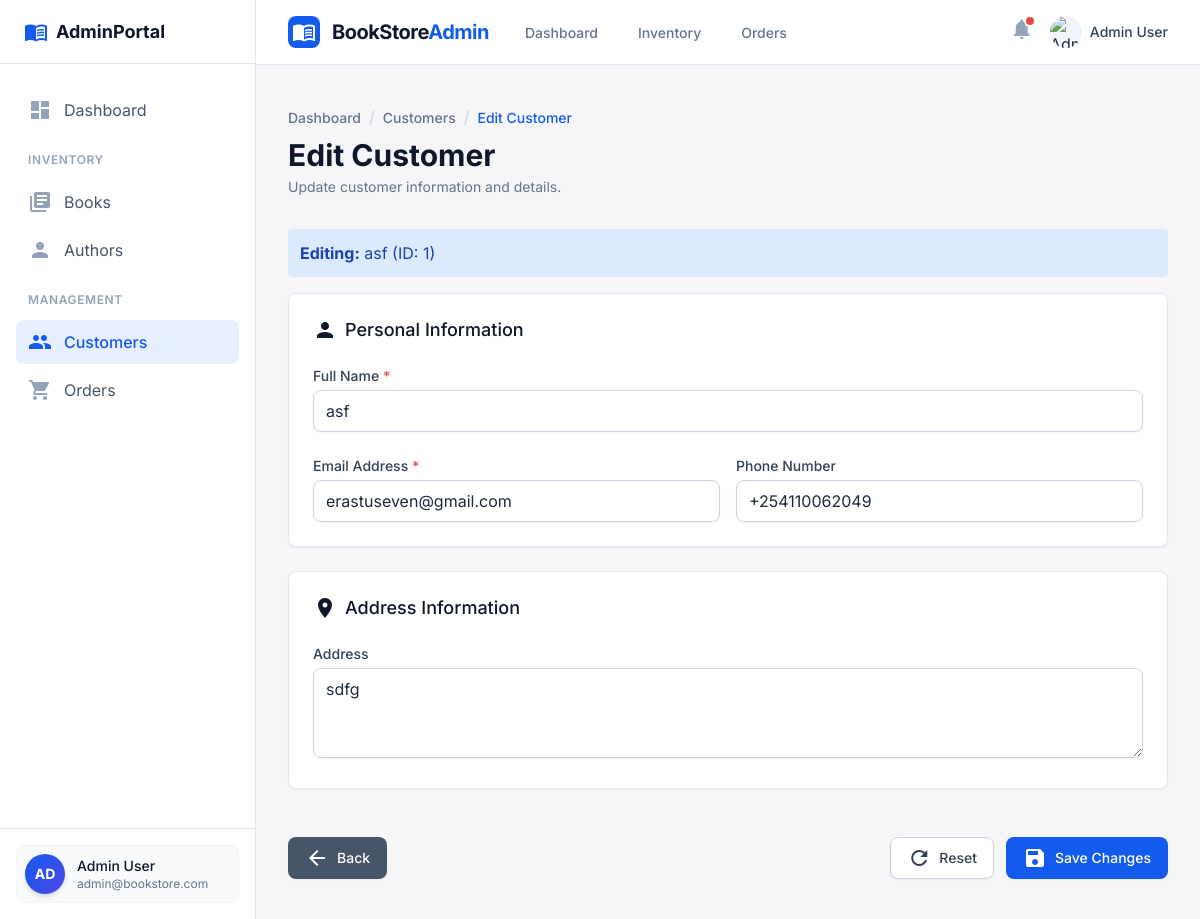
/index.php?page=editcustomer&id=1, run on the app's committed database.
### tables this page shows
CREATE TABLE CUSTOMERS (
    CUSTOMER_ID INTEGER PRIMARY KEY AUTOINCREMENT,
    NAME TEXT NOT NULL,
    EMAIL TEXT NOT NULL UNIQUE,
    PHONE TEXT,
    ADDRESS TEXT
);

### controllers/CustomerController.php (called while the page is built, shortened)
<?php
require_once __DIR__ . '/../db.php';
function getCustomerById($id) {
    global $pdo;
    $stmt = $pdo->prepare('SELECT * FROM CUSTOMERS WHERE CUSTOMER_ID = ?');
    $stmt->execute([$id]);
    return $stmt->fetch(PDO::FETCH_ASSOC);
}

### views/EditCustomer.php (the view, shortened to what this page needs)
<?php
require_once __DIR__ . '/../controllers/CustomerController.php';
$customer = null;
if (!isset($_GET['id'])) {
    $error = 'No customer selected.';
} else {
    $customer = getCustomerById(intval($_GET['id']));
}
?>
<!DOCTYPE html>
<html lang="en"><head>
<script src="https://cdn.tailwindcss.com?plugins=forms,container-queries"></script>
<script id="tailwind-config">
        tailwind.config = {
            darkMode: "class",
            theme: {
                extend: {
                    colors: {
                        "primary": "#135bec",
                        "primary-hover": "#104bc7",
                        "primary-light": "rgba(19, 91, 236, 0.1)",
                        "background-light": "#f6f6f8",
                        "background-dark": "#101622",
                    },
                    fontFamily: {
                        "display": ["Inter", "sans-serif"]
                    },
                    borderRadius: { "DEFAULT": "0.25rem", "lg": "0.5rem", "xl": "0.75rem", "full": "9999px" },
                },
            },
        }
    </script>
</head>
<body class="bg-background-light text-slate-800 font-display antialiased min-h-screen flex flex-col">
<nav class="bg-white border-b border-slate-200 sticky top-0 z-30">
<div class="max-w-7xl mx-auto px-4 sm:px-6 lg:px-8">
<div class="flex justify-between h-16">
<div class="flex">
<div class="flex-shrink-0 flex items-center gap-3">
<div class="w-8 h-8 rounded-lg bg-primary flex items-center justify-center text-white">
<span class="material-icons text-xl">menu_book</span>
</div>
<span class="font-bold text-xl tracking-tight text-slate-900">BookStore<span class="text-primary">Admin</span></span>
</div>
<div class="hidden sm:ml-8 sm:flex sm:space-x-8">
<a class="border-transparent text-slate-500 hover:border-primary hover:text-primary inline-flex items-center px-1 pt-1 border-b-2 text-sm font-medium" href="index.php?page=dashboard">Dashboard</a>
<a class="border-transparent text-slate-500 hover:border-primary hover:text-primary inline-flex items-center px-1 pt-1 border-b-2 text-sm font-medium" href="index.php?page=inventrory">Inventory</a>
<a class="border-transparent text-slate-500 hover:border-primary hover:text-primary inline-flex items-center px-1 pt-1 border-b-2 text-sm font-medium" href="index.php?page=order">Orders</a>
</div>
</div>
<div class="flex items-center">
<div class="flex-shrink-0">
<button class="relative p-1 rounded-full text-slate-400 hover:text-slate-500 focus:outline-none" type="button">
<span class="material-icons">notifications</span>
<span class="absolute top-1 right-1 block h-2 w-2 rounded-full bg-red-500 ring-2 ring-white"></span>
</button>
</div>
<div class="ml-3 relative flex items-center gap-2">
<img alt="Admin Profile Picture" class="h-8 w-8 rounded-full bg-slate-100" src="https://lh3.googleusercontent.com/aida-public/AB6AXuBcqJ8KRwrEve0Cw0AXwwBTYJbFk9BOlQfP-inWjEG2GEDo9Ej0jUAreHPwB6uY7Eh70EQ7m21DHU1nUe9s_sUKfwIQSIVthASJSy41O8J2dKwxb7ibCKRdSugX8fuJdUuj5KKknmahRo55GTFjBCND_2-QWZyV0fnMHVvOKK0sG3YRzR6zhqLzhIa-E9TZog9sklL3CgptvHBe8APMKV24IglNf9HnSYXoJeMnjS9e0KPdh8skExmjlgWCiu7-TUaVKxloC_h5gg"/>
<span class="text-sm font-medium text-slate-700 hidden md:block">Admin User</span>
</div>
</div>
</div>
</div>
</nav>
<main class="flex-1 py-10">
<div class="max-w-6xl mx-auto px-4 sm:px-6 lg:px-8">
<div class="md:flex md:items-center md:justify-between mb-8">
<div class="flex-1 min-w-0">
<nav aria-label="Breadcrumb" class="flex">
<ol class="flex items-center space-x-2" role="list">
<li><a class="text-sm font-medium text-slate-500 hover:text-slate-700" href="index.php?page=dashboard">Dashboard</a></li>
<li><span class="text-slate-300">/</span></li>
<li><a class="text-sm font-medium text-slate-500 hover:text-slate-700" href="index.php?page=customer">Customers</a></li>
<li><span class="text-slate-300">/</span></li>
<li><a aria-current="page" class="text-sm font-medium text-primary" href="#">Edit Customer</a></li>
</ol>
</nav>
<h2 class="mt-2 text-2xl font-bold leading-7 text-slate-900 sm:text-3xl sm:truncate">Edit Customer</h2>
<p class="mt-1 text-sm text-slate-500">Update customer information and details.</p>
</div>
</div>
<?php if ($customer): ?>
    <div class="mb-4 p-3 rounded bg-blue-100 text-blue-800">
        <strong>Editing:</strong> <?php echo htmlspecialchars($customer['NAME']); ?> (ID: <?php echo $customer['CUSTOMER_ID']; ?>)
    </div>
<?php endif; ?>
<?php if ($customer): ?>
<form action="#" class="space-y-6" method="POST">
<div class="bg-white shadow-sm rounded-lg border border-slate-200 overflow-hidden">
<div class="px-4 py-5 sm:p-6">
<h3 class="text-lg leading-6 font-medium text-slate-900 flex items-center gap-2 mb-6">
<span class="material-icons">person</span>
                        Personal Information
                    </h3>
<div class="grid grid-cols-1 gap-y-6 gap-x-4 sm:grid-cols-2">
<div class="sm:col-span-2">
<label class="block text-sm font-medium text-slate-700 mb-1" for="name">Full Name <span class="text-red-500">*</span></label>
<input class="w-full px-3 py-2 border border-slate-300 rounded-lg shadow-sm focus:ring-primary focus:border-primary" id="name" name="name" placeholder="Enter full name" type="text" value="<?= htmlspecialchars($customer['NAME'] ?? '') ?>" required/>
</div>
<div>
    <label class="block text-sm font-medium text-slate-700 mb-1" for="email">Email Address <span class="text-red-500">*</span></label>
    <input class="w-full px-3 py-2 border border-slate-300 rounded-lg shadow-sm focus:ring-primary focus:border-primary" id="email" name="email" placeholder="Enter email" type="email" value="<?= htmlspecialchars($customer['EMAIL'] ?? '') ?>" required/>
</div>
<div>
    <label class="block text-sm font-medium text-slate-700 mb-1" for="phone">Phone Number</label>
    <input class="w-full px-3 py-2 border border-slate-300 rounded-lg shadow-sm focus:ring-primary focus:border-primary" id="phone" name="phone" placeholder="Enter phone" type="tel" value="<?= htmlspecialchars($customer['PHONE'] ?? '') ?>"/>
</div>
</div>
</div>
</div>
<div class="bg-white shadow-sm rounded-lg border border-slate-200 overflow-hidden">
<div class="px-4 py-5 sm:p-6">
<h3 class="text-lg leading-6 font-medium text-slate-900 flex items-center gap-2 mb-6">
<span class="material-icons">location_on</span>
                        Address Information
                    </h3>
<div class="space-y-6">
<div>
<label class="block text-sm font-medium text-slate-700 mb-1" for="address">Address</label>
<textarea class="w-full px-3 py-2 border border-slate-300 rounded-lg shadow-sm focus:ring-primary focus:border-primary" id="address" name="address" placeholder="Enter full address" rows="3"><?= htmlspecialchars($customer['ADDRESS'] ?? '') ?></textarea>
</div>
</div>
</div>
</div>
<div class="flex items-center justify-between pt-6">
<button class="inline-flex items-center justify-center px-4 py-2 border border-transparent text-sm font-medium rounded-lg shadow-sm text-white bg-slate-600 hover:bg-slate-700 focus:outline-none transition-all" type="button" onclick="window.history.back()">
<span class="material-icons text-lg mr-2">arrow_back</span>
                    Back
                </button>
<div class="flex gap-3">
<button class="inline-flex items-center justify-center px-4 py-2 border border-slate-300 text-sm font-medium rounded-lg shadow-sm text-slate-700 bg-white hover:bg-slate-50 focus:outline-none transition-all" type="reset">
<span class="material-icons text-lg mr-2">refresh</span>
                        Reset
                    </button>
<button class="inline-flex items-center justify-center px-4 py-2 border border-transparent text-sm font-medium rounded-lg shadow-sm text-white bg-primary hover:bg-primary-hover focus:outline-none transition-all" type="submit">
<span class="material-icons text-lg mr-2">save</span>
                        Save Changes
                    </button>
</div>
</div>
</form>
<?php endif; ?>
</div>
</main>
</body>
</html>

### data on the page
customers: NAME "asf", CUSTOMER_ID "1", name "asf", email "erastuseven@gmail.com", phone "+254110062049", address "sdfg"
